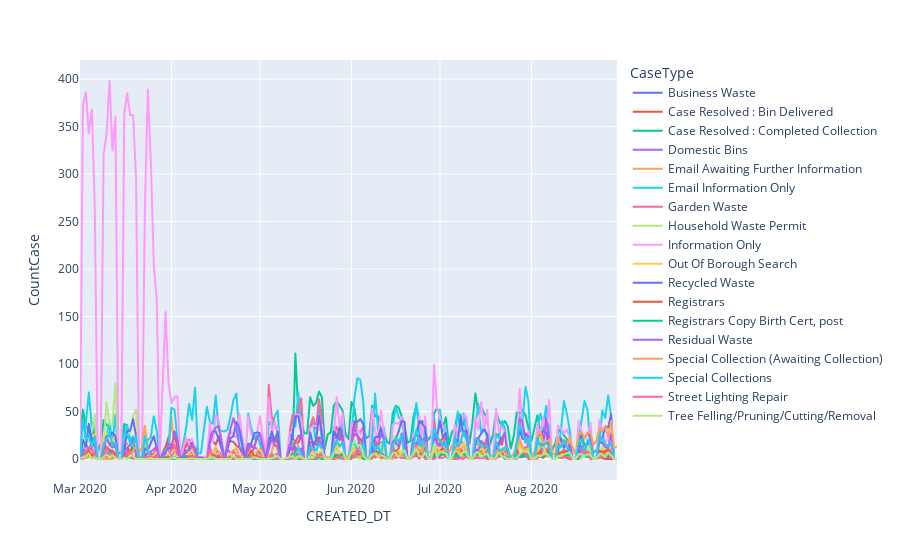

Notebook code cell kept with this figure:
### Markdown cell above
The chart below shows the case types being reported by day from 1st March 2020 to 31st August 2020.

### Code cell
# Year A
fig3 = px.line(cases_a, x='CREATED_DT', y='CountCase', color='CaseType')
fig3.update_layout(title='Case Types Submitted - 2020',
                   xaxis_title='March 1 2020 to 29 August 2020',
                   yaxis_title='No. Cases Submitted')
fig3.show()

### Figure 1 — Plotly figure (JSON) as saved in the notebook; plotly's stock layout.template omitted (floating-point values rounded to 4 significant figures; data arrays with more than 128 entries replaced by an {"elided": "..."} marker saying what was removed)
{"data": [{"hovertemplate": "CaseType=Business Waste <br>CREATED_DT=%{x}<br>CountCase=%{y}<extra></extra>", "legendgroup": "Business Waste ", "line": {"color": "#636efa", "dash": "solid"}, "mode": "lines", "name": "Business Waste ", "showlegend": true, "type": "scattergl", "x": {"elided": "177 str values"}, "xaxis": "x", "y": {"elided": "177 int values"}, "yaxis": "y"}, {"hovertemplate": "CaseType=Case Resolved : Bin Delivered<br>CREATED_DT=%{x}<br>CountCase=%{y}<extra></extra>", "legendgroup": "Case Resolved : Bin Delivered", "line": {"color": "#EF553B", "dash": "solid"}, "mode": "lines", "name": "Case Resolved : Bin Delivered", "showlegend": true, "type": "scattergl", "x": {"elided": "177 str values"}, "xaxis": "x", "y": {"elided": "177 int values"}, "yaxis": "y"}, {"hovertemplate": "CaseType=Case Resolved : Completed Collection <br>CREATED_DT=%{x}<br>CountCase=%{y}<extra></extra>", "legendgroup": "Case Resolved : Completed Collection ", "line": {"color": "#00cc96", "dash": "solid"}, "mode": "lines", "name": "Case Resolved : Completed Collection ", "showlegend": true, "type": "scattergl", "x": {"elided": "177 str values"}, "xaxis": "x", "y": {"elided": "177 int values"}, "yaxis": "y"}, {"hovertemplate": "CaseType=Domestic Bins <br>CREATED_DT=%{x}<br>CountCase=%{y}<extra></extra>", "legendgroup": "Domestic Bins ", "line": {"color": "#ab63fa", "dash": "solid"}, "mode": "lines", "name": "Domestic Bins ", "showlegend": true, "type": "scattergl", "x": {"elided": "177 str values"}, "xaxis": "x", "y": {"elided": "177 int values"}, "yaxis": "y"}, {"hovertemplate": "CaseType=Email Awaiting Further Information<br>CREATED_DT=%{x}<br>CountCase=%{y}<extra></extra>", "legendgroup": "Email Awaiting Further Information", "line": {"color": "#FFA15A", "dash": "solid"}, "mode": "lines", "name": "Email Awaiting Further Information", "showlegend": true, "type": "scattergl", "x": {"elided": "177 str values"}, "xaxis": "x", "y": {"elided": "177 int values"}, "yaxis": "y"}, {"hovertemplate": "CaseType=Email Information Only<br>CREATED_DT=%{x}<br>CountCase=%{y}<extra></extra>", "legendgroup": "Email Information Only", "line": {"color": "#19d3f3", "dash": "solid"}, "mode": "lines", "name": "Email Information Only", "showlegend": true, "type": "scattergl", "x": {"elided": "177 str values"}, "xaxis": "x", "y": {"elided": "177 int values"}, "yaxis": "y"}, {"hovertemplate": "CaseType=Garden Waste <br>CREATED_DT=%{x}<br>CountCase=%{y}<extra></extra>", "legendgroup": "Garden Waste ", "line": {"color": "#FF6692", "dash": "solid"}, "mode": "lines", "name": "Garden Waste ", "showlegend": true, "type": "scattergl", "x": {"elided": "177 str values"}, "xaxis": "x", "y": {"elided": "177 int values"}, "yaxis": "y"}, {"hovertemplate": "CaseType=Household Waste Permit <br>CREATED_DT=%{x}<br>CountCase=%{y}<extra></extra>", "legendgroup": "Household Waste Permit ", "line": {"color": "#B6E880", "dash": "solid"}, "mode": "lines", "name": "Household Waste Permit ", "showlegend": true, "type": "scattergl", "x": {"elided": "177 str values"}, "xaxis": "x", "y": {"elided": "177 int values"}, "yaxis": "y"}, {"hovertemplate": "CaseType=Information Only<br>CREATED_DT=%{x}<br>CountCase=%{y}<extra></extra>", "legendgroup": "Information Only", "line": {"color": "#FF97FF", "dash": "solid"}, "mode": "lines", "name": "Information Only", "showlegend": true, "type": "scattergl", "x": {"elided": "177 str values"}, "xaxis": "x", "y": {"elided": "177 int values"}, "yaxis": "y"}, {"hovertemplate": "CaseType=Out Of Borough Search<br>CREATED_DT=%{x}<br>CountCase=%{y}<extra></extra>", "legendgroup": "Out Of Borough Search", "line": {"color": "#FECB52", "dash": "solid"}, "mode": "lines", "name": "Out Of Borough Search", "showlegend": true, "type": "scattergl", "x": {"elided": "177 str values"}, "xaxis": "x", "y": {"elided": "177 int values"}, "yaxis": "y"}, {"hovertemplate": "CaseType=Recycled Waste <br>CREATED_DT=%{x}<br>CountCase=%{y}<extra></extra>", "legendgroup": "Recycled Waste ", "line": {"color": "#636efa", "dash": "solid"}, "mode": "lines", "name": "Recycled Waste ", "showlegend": true, "type": "scattergl", "x": {"elided": "177 str values"}, "xaxis": "x", "y": {"elided": "177 int values"}, "yaxis": "y"}, {"hovertemplate": "CaseType=Registrars <br>CREATED_DT=%{x}<br>CountCase=%{y}<extra></extra>", "legendgroup": "Registrars ", "line": {"color": "#EF553B", "dash": "solid"}, "mode": "lines", "name": "Registrars ", "showlegend": true, "type": "scattergl", "x": {"elided": "177 str values"}, "xaxis": "x", "y": {"elided": "177 int values"}, "yaxis": "y"}, {"hovertemplate": "CaseType=Registrars Copy Birth Cert, post <br>CREATED_DT=%{x}<br>CountCase=%{y}<extra></extra>", "legendgroup": "Registrars Copy Birth Cert, post ", "line": {"color": "#00cc96", "dash": "solid"}, "mode": "lines", "name": "Registrars Copy Birth Cert, post ", "showlegend": true, "type": "scattergl", "x": {"elided": "177 str values"}, "xaxis": "x", "y": {"elided": "177 int values"}, "yaxis": "y"}, {"hovertemplate": "CaseType=Residual Waste <br>CREATED_DT=%{x}<br>CountCase=%{y}<extra></extra>", "legendgroup": "Residual Waste ", "line": {"color": "#ab63fa", "dash": "solid"}, "mode": "lines", "name": "Residual Waste ", "showlegend": true, "type": "scattergl", "x": {"elided": "177 str values"}, "xaxis": "x", "y": {"elided": "177 int values"}, "yaxis": "y"}, {"hovertemplate": "CaseType=Special Collection (Awaiting Collection)<br>CREATED_DT=%{x}<br>CountCase=%{y}<extra></extra>", "legendgroup": "Special Collection (Awaiting Collection)", "line": {"color": "#FFA15A", "dash": "solid"}, "mode": "lines", "name": "Special Collection (Awaiting Collection)", "showlegend": true, "type": "scattergl", "x": {"elided": "177 str values"}, "xaxis": "x", "y": {"elided": "177 int values"}, "yaxis": "y"}, {"hovertemplate": "CaseType=Special Collections <br>CREATED_DT=%{x}<br>CountCase=%{y}<extra></extra>", "legendgroup": "Special Collections ", "line": {"color": "#19d3f3", "dash": "solid"}, "mode": "lines", "name": "Special Collections ", "showlegend": true, "type": "scattergl", "x": {"elided": "177 str values"}, "xaxis": "x", "y": {"elided": "177 int values"}, "yaxis": "y"}, {"hovertemplate": "CaseType=Street Lighting Repair<br>CREATED_DT=%{x}<br>CountCase=%{y}<extra></extra>", "legendgroup": "Street Lighting Repair", "line": {"color": "#FF6692", "dash": "solid"}, "mode": "lines", "name": "Street Lighting Repair", "showlegend": true, "type": "scattergl", "x": {"elided": "177 str values"}, "xaxis": "x", "y": {"elided": "177 int values"}, "yaxis": "y"}, {"hovertemplate": "CaseType=Tree Felling/Pruning/Cutting/Removal<br>CREATED_DT=%{x}<br>CountCase=%{y}<extra></extra>", "legendgroup": "Tree Felling/Pruning/Cutting/Removal", "line": {"color": "#B6E880", "dash": "solid"}, "mode": "lines", "name": "Tree Felling/Pruning/Cutting/Removal", "showlegend": true, "type": "scattergl", "x": {"elided": "177 str values"}, "xaxis": "x", "y": {"elided": "177 int values"}, "yaxis": "y"}], "layout": {"legend": {"title": {"text": "CaseType"}, "tracegroupgap": 0}, "margin": {"t": 60}, "xaxis": {"anchor": "y", "domain": [0, 1], "title": {"text": "CREATED_DT"}}, "yaxis": {"anchor": "x", "domain": [0, 1], "title": {"text": "CountCase"}}}}
